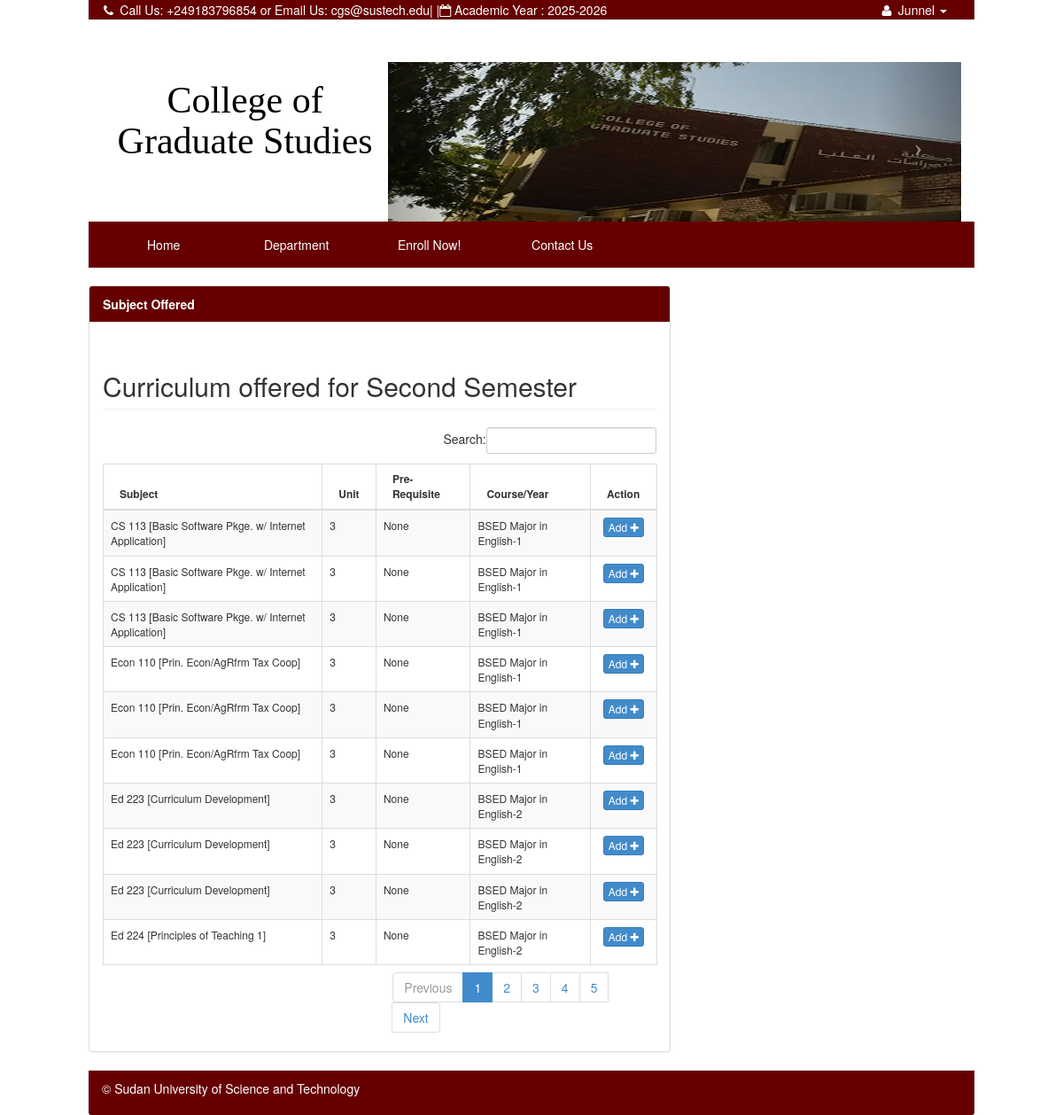
Page /index.php?q=subjectlist (signed in) on the committed database.
### tables this page shows
CREATE TABLE `tblstudent` (
  `S_ID` int(11) NOT NULL,
  `IDNO` int(20) NOT NULL,
  `NAME` varchar(40) NOT NULL,
  `SEX` varchar(10) NOT NULL DEFAULT 'Male',
  `BDAY` date NOT NULL,
  `STATUS` varchar(30) NOT NULL,
  `AGE` int(30) NOT NULL,
  `NATIONALITY` varchar(40) NOT NULL,
  `RELIGION` varchar(255) NOT NULL,
  `CONTACT_NO` varchar(40) NOT NULL,
  `HOME_ADD` text NOT NULL,
  `ACC_USERNAME` varchar(255) NOT NULL,
  `ACC_PASSWORD` text NOT NULL,
  `student_status` text NOT NULL,
  `YEARLEVEL` int(11) NOT NULL,
  `STUDSECTION` int(11) NOT NULL,
  `COURSE_ID` int(11) NOT NULL,
  `STUDPHOTO` varchar(255) NOT NULL,
  `SEMESTER` varchar(30) NOT NULL,
  `SYEAR` varchar(30) NOT NULL,
  `NewEnrollees` tinyint(1) NOT NULL
);

CREATE TABLE `subject` (
  `SUBJ_ID` int(11) NOT NULL,
  `SUBJ_CODE` varchar(30) NOT NULL,
  `SUBJ_DESCRIPTION` varchar(255) NOT NULL,
  `UNIT` int(2) NOT NULL,
  `PRE_REQUISITE` varchar(30) NOT NULL DEFAULT 'None',
  `COURSE_ID` int(11) NOT NULL,
  `AY` varchar(30) NOT NULL,
  `SEMESTER` varchar(20) NOT NULL,
  `PreTaken` tinyint(1) NOT NULL
);

CREATE TABLE `course` (
  `COURSE_ID` int(11) NOT NULL,
  `COURSE_NAME` varchar(30) NOT NULL,
  `COURSE_LEVEL` varchar(50) NOT NULL DEFAULT '1',
  `COURSE_MAJOR` varchar(30) NOT NULL DEFAULT 'None',
  `COURSE_DESC` varchar(255) NOT NULL,
  `DEPT_ID` int(11) NOT NULL,
  `SETSEMESTER` varchar(90) NOT NULL
);

### index.php (called while the page is built, shortened)
<?php
require_once ("include/initialize.php");
$view = (isset($_GET['q']) && $_GET['q'] != '') ? $_GET['q'] : '';
switch ($view) {
	case 'subjectlist' :
        $title="Subject Offered";
		break;
}
require_once("theme/templates.php");
?>

### include/database.php (called while the page is built, shortened)
<?php
class Database {
	var $sql_string = '';
	public $conn;
	public function open_connection() {
		$this->conn = mysqli_connect(server,user,pass);
		if(!$this->conn){
			echo "Problem in database connection! Contact administrator!";
			exit();
		}else{
			$db_select = mysqli_select_db($this->conn,database_name);
		}
	}
	function setQuery($sql='') {
		$this->sql_string=$sql;
	}
	function executeQuery() {
		$result = mysqli_query($this->conn,$this->sql_string);
		return $result;
	}
	private function confirm_query($result) {
		return $result;
	}
	function loadResultList( $key='' ) {
		$cur = $this->executeQuery();
		$array = array();
		while ($row = mysqli_fetch_object($cur)) {
			if ($key) {
				$array[$row->$key] = $row;
			} else {
				$array[] = $row;
			}
		}
		return $array;
	}
	function loadSingleResult() {
		$cur = $this->executeQuery();
		while ($row = mysqli_fetch_object($cur)) {
		return $data = $row;
		}
	}
}
$mydb = new Database();
?>

### include/students.php (called while the page is built, shortened)
<?php
require_once(LIB_PATH.DS.'database.php');
class Student {
	protected static  $tblname = "tblstudent";
	function single_student($id=""){
			global $mydb;
			$mydb->setQuery("SELECT * FROM ".self::$tblname."
				Where IDNO= '{$id}' LIMIT 1");
			$cur = $mydb->loadSingleResult();
			return $cur;
	}
}
?>

### subjectlist.php (the view, shortened to what this page needs)
<?php
	if (isset($_SESSION['IDNO'])) {
?>
<div class="row">
       	 <div class="col-lg-12">
            <h2 class="page-header">Curriculum offered for <?php echo $_SESSION['SEMESTER'];?> Semester</h2>
       		</div>
   		 </div>
	 		    <form action="controller.php?action=delete" Method="POST">
			      <div class="table-responsive">
				<table id="home" class="table table-striped table-bordered table-hover table-responsive" style="font-size:12px" cellspacing="0">
				  <thead>
				  		<th >
				  		 Subject</th>
				  		<th >Unit</th>
				  		<th >Pre-Requisite</th>
				  		<th >Course/Year</th>
				  		<th >Action</th>
				  </thead>
				  <tbody>
				  	<?php
			$sql = "SELECT * FROM course c inner join tblstudent s on c.COURSE_ID=s.COURSE_ID inner join grades g on s.IDNO=g.IDNO inner join `subject` sub on g.SUBJ_ID=sub.SUBJ_ID WHERE s.IDNO ='{$_SESSION['IDNO']}'";
			$res = @mysqli_query($mydb->conn,$sql);
           while($row = @mysqli_fetch_assoc($res)) {
                   $query = "SELECT distinct(SUBJ_ID),`SUBJ_CODE`, `SUBJ_DESCRIPTION`, `UNIT`, `PRE_REQUISITE`,COURSE_NAME,COURSE_LEVEL, `SEMESTER` FROM `subject` s, `course` c WHERE s.COURSE_ID=c.COURSE_ID
                          AND COURSE_NAME='".$row['COURSE_NAME']."' AND SUBJ_ID !='".$row['SUBJ_ID']."'
                          AND SEMESTER='".$_SESSION['SEMESTER']."' AND PRE_REQUISITE='NONE'";
                $mydb->setQuery($query);
                $cur = $mydb->loadResultList();
                foreach ($cur as $result) {
							echo '<tr>';
							echo '<td>'. $result->SUBJ_CODE.' ['. $result->SUBJ_DESCRIPTION.']</td>';
							echo '<td>' . $result->UNIT.'</a></td>';
							echo '<td>'. $result->PRE_REQUISITE.'</td>';
							echo '<td>'. $result->COURSE_NAME.'-'.$result->COURSE_LEVEL.'</td>';
							echo '<td align="center" > <a title="Add" href="validatingsubject.php?id='.$result->SUBJ_ID.'"  class="btn btn-primary btn-xs  ">  Add <span class="fa fa-plus fw-fa"></span></a>
							</td>';
							echo '</tr>';
                }
           }
				  	?>
				  </tbody>
				</table>
			</div>
	 </form>
<?php
}
?>

### theme/templates.php (shortened to what this page needs)
<!DOCTYPE html>
<html lang="en">
<head>
 <link href="<?php echo web_root; ?>css/bootstrap.min.css" rel="stylesheet">
    <link href="<?php echo web_root; ?>font/css/font-awesome.min.css" rel="stylesheet" type="text/css">
    <link href="<?php echo web_root; ?>css/dataTables.bootstrap.css" rel="stylesheet">
<link href="<?php echo web_root; ?>css/bootstrap-datetimepicker.min.css" rel="stylesheet" media="screen">
 <link href="<?php echo web_root; ?>css/modern.css" rel="stylesheet">
 <link href="<?php echo web_root; ?>css/costum.css" rel="stylesheet">
  <link href="<?php echo web_root; ?>css/ekko-lightbox.css" rel="stylesheet">
</head>
<body style="Pbackground-color:#e0e4e5" >
<div class="navbar-fixed-top navbar-TOPsm  col-md-10    col-md-offset-1"    role="navigation">
  <div class="container">
      <div  class="collapse navbar-collapse  smMenu ">
        <ul class="navbar-nav p navbar-left tooltip-demo" style="margin-left:-8%;">
            <li class="dropdown dropdown-toggle ">
              <a  data-toggle="tooltip" data-placement="left" title="Contact Us"   href="<?php echo web_root.'index.php?q=contact';  ?>">
               <i class="fa fa-phone fa-fw"> </i>  Call Us: +249183796854   or Email Us: cgs@sustech.edu
              </a>
            </li>
            <li><span> |   | </span></li>
            <li>
             <a  data-toggle="tooltip" data-placement="bottom" title="Academic Year" ><i class="fa fa-calendar-o"></i> Academic Year : <?php echo $_SESSION['SY'] ; ?></a>
            </li>
          </ul>
          <ul class="navbar-nav p navbar-right ">
            <?php if (isset($_SESSION['IDNO']) ){
              $student = New Student();
              $singlestudent = $student->single_student($_SESSION['IDNO']);
            ?>
            <li class="dropdown  dropdown-toggle">
               <a class="dropdown-toggle" data-toggle="dropdown" href="#">
                  <i class="fa fa-user fa-fw"></i>
                    <?php echo $singlestudent->NAME; ?>
                  <i class="caret"> </i>
               </a>
            </li>
          <?php  } else{?>
          <li  class="tooltip-demo"><a data-toggle="tooltip" data-placement="left" title="Enrol Now" href="<?php echo web_root.'index.php?q=enrol'; ?>">Enroll Now</a></li>
          <?php } ?>
        </ul>
      </div>
  </div>
</div>
  <div class="col-md-10 col-md-offset-1 " >
   <div class="col-md-4">
    <div class="row ">
     <p >
        <a  class="title-logo"  href="<?php echo web_root; ?>index.php" title="">
        <h1 align="center" >College of Graduate Studies</h1>
        </a>
    </p>
     </div>
    </div>
    <div class="col-md-8">
     <div class="row ">
        <?php include 'banner.php'; ?>
     </div>
    </div>
   </div>
 <div class="navbar navbar-static-top navbar-magbanua col-md-10    col-md-offset-1 "    role="navigation">
      <div class="container ">
        <div class="collapse navbar-collapse bigMenu"  >
          <ul class="nav navbar-nav menu" style="margin-left:-4%;"    >
            <li class="dropdown dropdown-toggle <?php echo (isset($_GET['q']) && $_GET['q']=='') ? "active" : false;?> ">
              <a href="<?php echo web_root.'index.php'; ?>">Home</a>
            </li>
            <li class="dropdown-toggle <?php echo (isset($_GET['q']) && $_GET['q']=='department') ? "active" : false;?>" >
              <a href="<?php echo web_root.'index.php?q=department'; ?>">Department</a>
            </li>
            <li class="dropdown-toggle <?php echo (isset($_GET['q']) && ($_GET['q']=='enrol' || $_GET['q']=='subject')) ? "active" : false;?>" >
              <a href="<?php echo web_root.'index.php?q=enrol'; ?>">Enroll Now!</a>
            </li>
             <li class="dropdown-toggle <?php echo (isset($_GET['q']) && $_GET['q']=='contact') ? "active" : false;?>">
              <a href="<?php echo web_root.'index.php?q=contact';  ?>">Contact Us</a>
            </li>
          </ul>
        </div>
    </div>
  </div>
<div class="col-md-10 col-md-push-1 ">
        <div class="row">
          <div id="page-wrapper">
               <?php
          if($title=='Profile'){
                echo ' <div class="row">';
                require_once $content;
                echo ' </div><br/>';
              }else{
   ?>
            <div class="row">
              <div class="col-lg-8">
                <div class="panel panel-default">
                  <div class="panel-heading" style="background-color:#660000;color:#fff;">
                  <b><?php
                  echo  $title . (isset($_GET['category']) ?  '  |  ' .$_GET['category'] : '' )?> </b>
                  </div>
                  <div class="panel-body">
                    <?php require_once $content; ?>
                  </div>
              </div>
          </div>
           <div class="col-lg-4">
             </div>
        </div>
        <?php }
?>
       </div>
            <footer class="panel-footer" style="background-color:#660000;color:#fff;" >
              <p align="left" >&copy; Sudan University of Science and Technology</p>
           </footer>
      </div>
  </div>
</body>
</html>

### css/costum.css (style rules this page uses)
body { padding-top: 70px; }
footer { padding-left: 15px; padding-right: 15px; }
.navbar-magbanua { background-color: #660000; border: 1px solid #660000; }
.navbar-magbanua .navbar-nav > li > a { color: #ffffff; }
.navbar-magbanua .navbar-collapse, .navbar-magbanua .navbar-form { border-color: transparent; }
.navbar-TOPsm { background-color: #660000; border: 1px solid #660000; color: white; list-style: none; }
.navbar-TOPsm .navbar-nav > li > a { color: #ffffff; text-decoration: none; list-style: none; }
.navbar-TOPsm .navbar-collapse, .navbar-TOPsm .navbar-form { border-color: transparent; }
.navbar-TOPsm .navbar-nav > .dropdown > a .caret { border-top-color: #ffffff; border-bottom-color: #ffffff; }

### theme/templates.php (style rules this page uses)
.p { color: white; margin-bottom: 0; margin-top: 0; list-style: none; }
.title-logo { color:black; text-decoration:none; font-size: 42px; font-family: "broadway"; padding: 0; margin: 0; top: 0; }
.menu li { left: 0px; width: 150px; padding: 0 3px 0 3px; text-align: center; }

### rows in the picture
tblstudent: NAME "Junnel"
subject: SUBJ_CODE "Econ 110", SUBJ_DESCRIPTION "Prin. Econ/AgRfrm Tax Coop", UNIT "3", PRE_REQUISITE "None", COURSE_ID.COURSE_NAME "BSED Major in English", COURSE_ID.COURSE_LEVEL "1"
subject: SUBJ_CODE "CS 113", SUBJ_DESCRIPTION "Basic Software Pkge. w/ Internet Application", UNIT "3", PRE_REQUISITE "None", COURSE_ID.COURSE_NAME "BSED Major in English", COURSE_ID.COURSE_LEVEL "1"
subject: SUBJ_CODE "Ed 223", SUBJ_DESCRIPTION "Curriculum Development", UNIT "3", PRE_REQUISITE "None", COURSE_ID.COURSE_NAME "BSED Major in English", COURSE_ID.COURSE_LEVEL "2"
subject: SUBJ_CODE "Ed 224", SUBJ_DESCRIPTION "Principles of Teaching 1", UNIT "3", PRE_REQUISITE "None", COURSE_ID.COURSE_NAME "BSED Major in English", COURSE_ID.COURSE_LEVEL "2"

### other values in the picture
$_SESSION['SY'] "2025-2026"
$title "Subject Offered"
$_SESSION['SEMESTER'] "Second"
